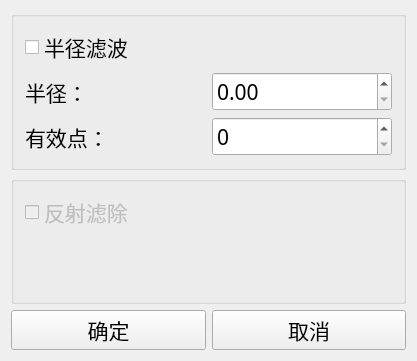
<?xml version="1.0" encoding="UTF-8"?>
<ui version="4.0">
 <class>OutlierRemovalSettingGuiClass</class>
 <widget class="QDialog" name="OutlierRemovalSettingGuiClass">
  <property name="geometry">
   <rect>
    <x>0</x>
    <y>0</y>
    <width>417</width>
    <height>361</height>
   </rect>
  </property>
  <property name="font">
   <font>
    <family>新宋体</family>
    <pointsize>16</pointsize>
   </font>
  </property>
  <property name="windowTitle">
   <string>滤除外点参数设置</string>
  </property>
  <layout class="QVBoxLayout" name="verticalLayout_3">
   <item>
    <widget class="QGroupBox" name="groupBox">
     <property name="title">
      <string/>
     </property>
     <layout class="QVBoxLayout" name="verticalLayout">
      <item>
       <widget class="QCheckBox" name="checkBox_radius_filter">
        <property name="text">
         <string>半径滤波</string>
        </property>
       </widget>
      </item>
      <item>
       <layout class="QGridLayout" name="gridLayout">
        <item row="0" column="1">
         <widget class="QDoubleSpinBox" name="doubleSpinBox_radius"/>
        </item>
        <item row="0" column="0">
         <widget class="QLabel" name="label_radius">
          <property name="text">
           <string>半径：</string>
          </property>
         </widget>
        </item>
        <item row="1" column="0">
         <widget class="QLabel" name="label_num">
          <property name="text">
           <string>有效点：</string>
          </property>
         </widget>
        </item>
        <item row="1" column="1">
         <widget class="QSpinBox" name="spinBox_num"/>
        </item>
       </layout>
      </item>
     </layout>
    </widget>
   </item>
   <item>
    <widget class="QGroupBox" name="groupBox_2">
     <property name="title">
      <string/>
     </property>
     <layout class="QVBoxLayout" name="verticalLayout_2">
      <item>
       <widget class="QCheckBox" name="checkBox_reflect">
        <property name="enabled">
         <bool>false</bool>
        </property>
        <property name="text">
         <string>反射滤除</string>
        </property>
       </widget>
      </item>
      <item>
       <spacer name="verticalSpacer">
        <property name="orientation">
         <enum>Qt::Vertical</enum>
        </property>
        <property name="sizeHint" stdset="0">
         <size>
          <width>20</width>
          <height>40</height>
         </size>
        </property>
       </spacer>
      </item>
     </layout>
    </widget>
   </item>
   <item>
    <layout class="QHBoxLayout" name="horizontalLayout">
     <item>
      <widget class="QPushButton" name="pushButton_ok">
       <property name="text">
        <string>确定</string>
       </property>
       <property name="autoDefault">
        <bool>false</bool>
       </property>
      </widget>
     </item>
     <item>
      <widget class="QPushButton" name="pushButton_cancel">
       <property name="text">
        <string>取消</string>
       </property>
       <property name="autoDefault">
        <bool>false</bool>
       </property>
      </widget>
     </item>
    </layout>
   </item>
  </layout>
 </widget>
 <layoutdefault spacing="6" margin="11"/>
 <resources/>
 <connections/>
</ui>
